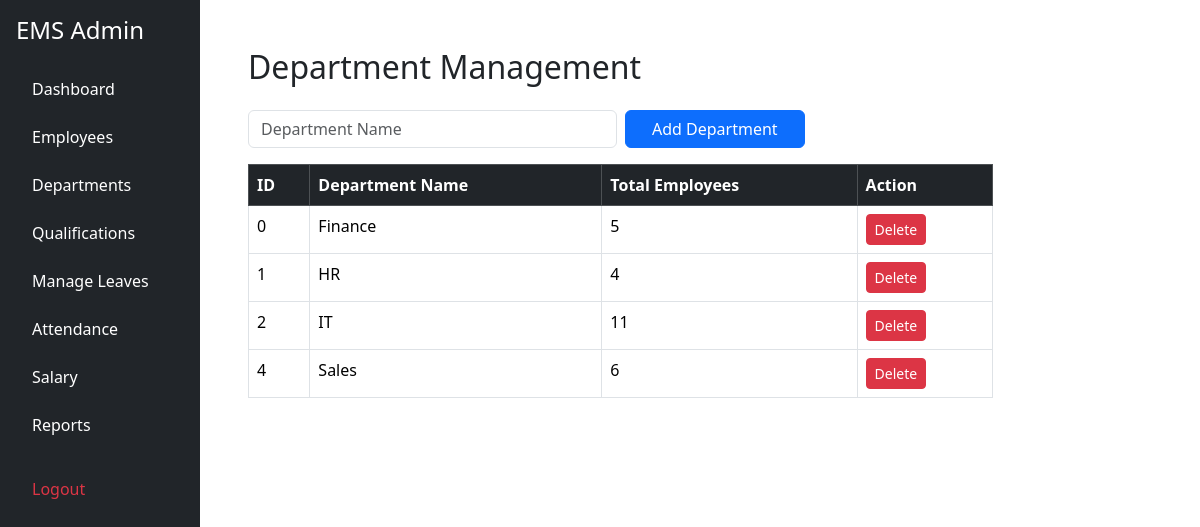
The app's page /admin/departments.php (signed in) with its own data.
### tables this page shows
CREATE TABLE `departments` (
  `id` int(11) NOT NULL,
  `name` varchar(100) NOT NULL
);

### admin/departments.php (the view, shortened to what this page needs)
<?php
include "header.php";
require_once("../config/db.php");
$departments = $conn->query("
    SELECT d.id, d.name, COUNT(e.id) AS total
    FROM departments d
    LEFT JOIN employees e ON d.id = e.department_id
    GROUP BY d.id
    ORDER BY d.name
");
?>
<!DOCTYPE html>
<html>
<head>
<link href="https://cdn.jsdelivr.net/npm/bootstrap@5.3.2/dist/css/bootstrap.min.css" rel="stylesheet">
</head>
<body>
<div class="container-fluid">
  <div class="row">
    <div class="col-md-9 col-lg-10 p-4">
      <h2>Department Management</h2>
      <form method="POST" class="row g-2 my-3">
        <div class="col-md-6">
          <input class="form-control" name="name"
                 placeholder="Department Name" required>
        </div>
        <div class="col-md-3">
          <button name="add" class="btn btn-primary w-100">
            Add Department
          </button>
        </div>
      </form>
      <table class="table table-bordered table-hover">
        <thead class="table-dark">
          <tr>
            <th>ID</th>
            <th>Department Name</th>
            <th>Total Employees</th>
            <th>Action</th>
          </tr>
        </thead>
        <tbody>
          <?php if ($departments && $departments->num_rows > 0): ?>
            <?php while ($d = $departments->fetch_assoc()): ?>
              <tr>
                <td><?= $d['id'] ?></td>
                <td><?= htmlspecialchars($d['name']) ?></td>
                <td><?= $d['total'] ?></td>
                <td>
                  <a href="?delete=<?= $d['id'] ?>"
                     class="btn btn-sm btn-danger"
                     onclick="return confirm('Delete this department?')">
                     Delete
                  </a>
                </td>
              </tr>
            <?php endwhile; ?>
          <?php endif; ?>
        </tbody>
      </table>
    </div>
  </div>
</div>
</body>
</html>

### admin/header.php (style rules this page uses)
body { background: #f4f6f9; }

### records on screen
departments: id "0", name "Finance", total "5"
departments: id "1", name "HR", total "4"
departments: id "2", name "IT", total "11"
departments: id "4", name "Sales", total "6"
